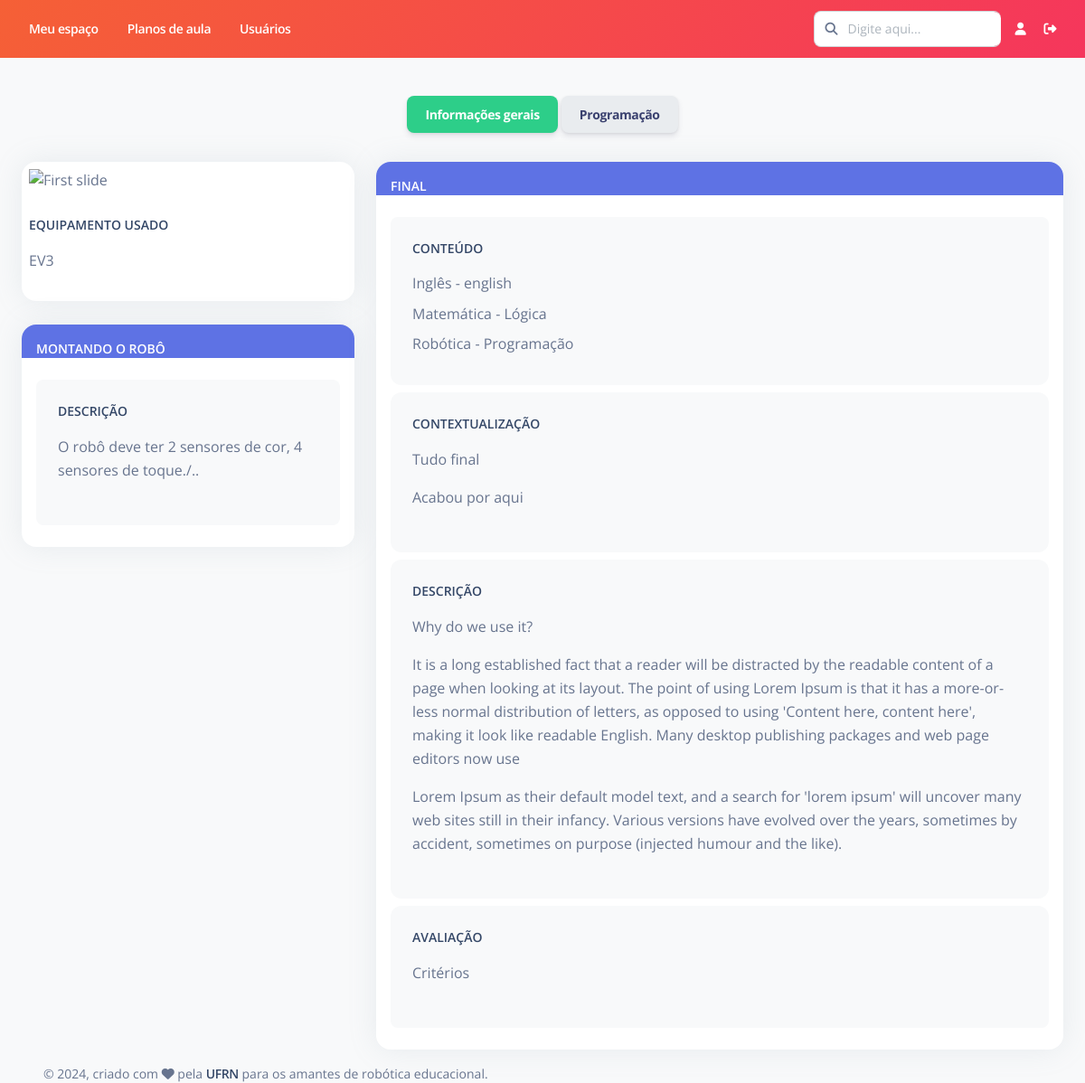
Screenshot of /plano-aula/detalhes/1/ with the database file from the repository.
### PlanoAula/models.py (models this page shows)
class PlanoAula(models.Model):
    criador = models.ForeignKey(Usuario, on_delete=models.RESTRICT,null=True, verbose_name="Responsável")
    data_criacao = models.DateTimeField(default=timezone.now, verbose_name="Data de criação")
    titulo = models.CharField(max_length=200, verbose_name="Título")
    contextualizacao = models.TextField(verbose_name="Contextualização")
    descricao_atividade = models.TextField(verbose_name="Descrição da atividade")
    avaliacao = models.TextField(verbose_name="Critérios de avaliação", default="", blank=True, null=True)
    conteudos = models.ManyToManyField(Conteudo, related_name="planos_de_aula", verbose_name="Conteúdos")
    robo_equipamento = models.CharField(max_length=200, verbose_name="Equipamento", default="")
    robo_descricao = models.TextField(verbose_name="Descrição do robô", default="")
    robo_link = models.TextField(verbose_name="Links", blank=True, null=True)
    prog_linguagem = models.CharField(max_length=200, verbose_name="Linguagem de programação", default="")
    prog_descricao = models.TextField(verbose_name="Descrição da programação", default="")
    prog_link = models.TextField(verbose_name="Links", blank=True, null=True)
    prog_codigos = models.FileField(upload_to=user_directory_path, blank=True, null=True, verbose_name="Códigos")
    robo_fotos = models.ImageField(upload_to=user_directory_path, blank=True, null=True)
    robo_videos = models.ImageField(upload_to=user_directory_path, blank=True, null=True)
    robo_pdf = models.FileField(upload_to=user_directory_path, blank=True, null=True)
    exec_fotos = models.ImageField(upload_to=user_directory_path, blank=True, null=True)
    exec_videos = models.ImageField(upload_to=user_directory_path, blank=True, null=True)
    def __str__(self):
        return self.titulo
    class Meta:
        ordering = ['titulo']
        verbose_name = "Plano de aula"
        verbose_name_plural = "Planos de aula"

### Disciplina/models.py (models this page shows)
class Conteudo(models.Model):
    nome = models.CharField(max_length=200, verbose_name="Nome")
    disciplina = models.ForeignKey(Disciplina, on_delete=models.RESTRICT, related_name="conteudos", verbose_name="Disciplina")
    status = models.CharField(max_length=7, choices=STATUS, default='Ativo')
    def __str__(self):
        return self.nome
    class Meta:
        ordering = ['disciplina', 'nome']
        verbose_name = "Conteúdo"
        verbose_name_plural = "Conteúdos"

class Disciplina(models.Model):
    nome = models.CharField(max_length=200, verbose_name="Nome")
    status = models.CharField(max_length=7, choices=STATUS, default='Ativo')
    def __str__(self):
        return self.nome
    class Meta:
        ordering = ['nome']
        verbose_name = "Disciplina"
        verbose_name_plural = "Disciplinas"

### PlanoAula/views.py (the view)
# urls.py: path('detalhes/<int:pk>/', views.Detalhe.as_view(), name='detalhes'),
class Detalhe(generic.DetailView):
   model = PlanoAula
   template_name = "PlanoAula/detalhes.html"
   context_object_name = "plano_aula"
   def get_context_data(self,**kwargs):
        context = super(Detalhe,self).get_context_data(**kwargs)
        images = []
        if zipfile.is_zipfile(context['plano_aula'].prog_codigos):
            with zipfile.ZipFile(context['plano_aula'].prog_codigos, 'r') as z:
                for f in z.namelist():
                    images.append({f: base64.b64encode(z.read(f)),})
            context['prog_codigos'] = images
            print(images)
        else:
            print("não")
        return context

### templates/PlanoAula/detalhes.html (shortened to what this page needs)
{% extends "Base/base.html" %}
{% load static %} {% load bootstrap5 %}
{% block conteudo %}
<br>
<div class="p-3 text-center">
  <button id="btn_inf_gerais" class="btn btn-success" onclick="mostrar_inf_gerais()">Informações gerais</button>
  <button id="btn_programacao" class="btn btn-light" onclick="mostrar_programacao()">Programação</button>
</div>
<div>
  <div id="div_inf_gerais">
    <div class="row">
      <div class="col-lg-4 col-md-0">
            <div class="card">
                <div class="card-body pt-2 p-2">
                    <div id="carouselExampleIndicators" class="carousel slide" data-bs-ride="carousel">
                        <div class="carousel-inner">
                            <div class="carousel-item active">
                                <img class="d-block w-100" src="https://demos.creative-tim.com/argon-dashboard-pro-bs4/assets/img/theme/img-1-1200x1000.jpg" alt="First slide">
                            </div>
                        </div>
                        <a class="carousel-control-prev" href="#carouselExampleIndicators" role="button" data-bs-slide="prev">
                            <span class="carousel-control-prev-icon" aria-hidden="true"></span>
                        </a>
                        <a class="carousel-control-next" href="#carouselExampleIndicators" role="button" data-bs-slide="next">
                            <span class="carousel-control-next-icon" aria-hidden="true"></span>
                        </a>
                    </div>
                    <br>
                    <div class="d-flex flex-column">
                        <h6 class="mb-3 text-sm text-uppercase">Equipamento Usado</h6>
                        <span class="mb-2 text-xs">{{plano_aula.robo_equipamento|linebreaks}}</span>
                    </div>
                </div>
            </div>
            <br>
            <div class="card">
                <div class="card-header home pb-0 p-3">
                    <p class="text-sm mb-0 text-uppercase text-white font-weight-bold" class="text-center">Montando o Robô</p>
                </div>
                <div class="card-body pt-4 p-3">
                    <ul class="list-group">
                        <li class="list-group-item border-0 d-flex p-4 mb-2 bg-gray-100 border-radius-lg">
                            <div class="d-flex flex-column">
                                <h6 class="mb-3 text-sm text-uppercase">Descrição</h6>
                                <span class="mb-2 text-xs">{{plano_aula.robo_descricao|linebreaks}}</span>
                            </div>
                        </li>
                    </ul>
                </div>
            </div>
        </div>
        <br>
        <div class="col-lg-8 col-md-0">
            <div class="card">
                <div class="card-header home pb-0 p-3">
                    <p class="text-sm mb-0 text-uppercase text-white font-weight-bold" class="text-center">{{plano_aula.titulo}}</p>
                </div>
                <div class="card-body pt-4 p-3">
                    <ul class="list-group">
                        <li class="list-group-item border-0 d-flex p-4 mb-2 bg-gray-100 border-radius-lg">
                            <div class="d-flex flex-column">
                                <h6 class="mb-3 text-sm text-uppercase">Conteúdo</h6>
                                {% for conteudo in plano_aula.conteudos.all %}
                                <span class="mb-2 text-s">{{ conteudo.disciplina}} - {{ conteudo }}</span> {% endfor %}
                            </div>
                        </li>
                        <li class="list-group-item border-0 d-flex p-4 mb-2 bg-gray-100 border-radius-lg">
                            <div class="d-flex flex-column">
                                <h6 class="mb-3 text-sm text-uppercase">Contextualização</h6>
                                <span class="mb-2 text-xs">{{ plano_aula.contextualizacao|linebreaks }}</span>
                            </div>
                        </li>
                        <li class="list-group-item border-0 d-flex p-4 mb-2 bg-gray-100 border-radius-lg">
                            <div class="d-flex flex-column">
                                <h6 class="mb-3 text-sm text-uppercase">Descrição</h6>
                                <span class="mb-2 text-xs">{{ plano_aula.descricao_atividade|linebreaks }}</span>
                            </div>
                        </li>
                        <li class="list-group-item border-0 d-flex p-4 mb-2 bg-gray-100 border-radius-lg">
                            <div class="d-flex flex-column">
                                <h6 class="mb-3 text-sm text-uppercase">Avaliação</h6>
                                <span class="mb-2 text-xs">{{ plano_aula.avaliacao|linebreaks }}</span>
                            </div>
                        </li>
                    </ul>
                </div>
              </div>
        </div>
    </div>
    </div>
{% endblock %}

### rows the page displays
PlanoAula: robo_equipamento "EV3", robo_descricao "O robô deve ter 2 sensores de cor, 4 sensores de toque./..", titulo "FINAL", contextualizacao "Tudo final Acabou por aqui", descricao_atividade "Why do we use it? It is a long established fact that a reader will be distracted by the readable content of a page when looking at its layout. The point of using Lorem Ipsum is that it has a more-or-less normal distribution of letters, as opposed to using 'Content here, content here', making it look like readable English. Many desktop publishing packages and web page editors now use Lorem Ipsum as their default model text, and a search for 'lorem ipsum' will uncover many web sites still in their infancy. Various versions have evolved over the years, sometimes by accident, sometimes on purpose (injected humour and the like).", avaliacao "Critérios"
Conteudo: disciplina "Inglês", nome "english"
Conteudo: disciplina "Matemática", nome "Lógica"
Conteudo: disciplina "Robótica", nome "Programação"
